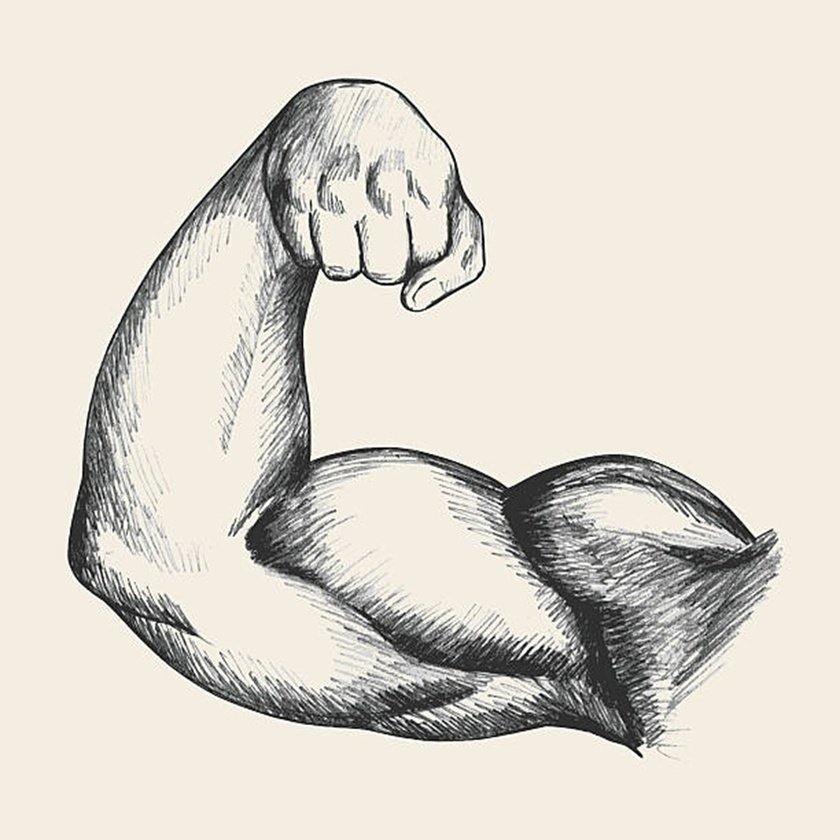
#> input picture bicep-1024.jpg, 840 x 840 px, shrunk from 1024 x 1024 before the run
$ jupyter execute Heatmap_Creation.ipynb
#> lines starting #> are read from the running program, lines starting #| are printed output that depends on the picture; after the words box and inside, x2 and y2 are one past the last pixel; in counts of white or black regions, pixels touching at a corner belong together
[cell 1]
import cv2
import numpy as np
import matplotlib.pyplot as plt

def compute_optical_flow(before, after):
    before_gray = cv2.cvtColor(before, cv2.COLOR_BGR2GRAY)
    after_gray = cv2.cvtColor(after, cv2.COLOR_BGR2GRAY)
    flow = cv2.calcOpticalFlowFarneback(
        before_gray, after_gray, None,
        pyr_scale=0.5, levels=3, winsize=15,
        iterations=3, poly_n=5, poly_sigma=1.2, flags=0
    )
    return flow


def generate_grid_points(image, n_rows, n_cols):
    # Check if the image has an alpha channel
    if image.shape[2] == 4:
        alpha = image[:, :, 3]
        _, mask = cv2.threshold(alpha, 127, 255, cv2.THRESH_BINARY)
    else:
        # Assuming a white background: threshold the grayscale image
        gray = cv2.cvtColor(image, cv2.COLOR_BGR2GRAY)
        # Invert threshold if the arm is darker than the background
        _, mask = cv2.threshold(gray, 250, 255, cv2.THRESH_BINARY_INV)

    contours, _ = cv2.findContours(mask, cv2.RETR_EXTERNAL, cv2.CHAIN_APPROX_SIMPLE)
    x, y, w, h = cv2.boundingRect(contours[0])
    xx = np.linspace(x, x + w, n_cols + 1)
    yy = np.linspace(y, y + h, n_rows + 1)
    grid_x, grid_y = np.meshgrid(xx, yy)
    grid_points = np.stack([grid_x, grid_y], axis=-1)
    return grid_points

def interpolate_flow(flow, points):
    interpolated = []
    for (x, y) in points:
        x_floor, y_floor = int(np.floor(x)), int(np.floor(y))
        dx, dy = x - x_floor, y - y_floor
        if x_floor < 0 or y_floor < 0 or x_floor >= flow.shape[1]-1 or y_floor >= flow.shape[0]-1:
            interpolated.append((0.0, 0.0))
            continue
        # Bilinear interpolation for flow
        u_tl = flow[y_floor, x_floor, 0]
        u_tr = flow[y_floor, x_floor+1, 0]
        u_bl = flow[y_floor+1, x_floor, 0]
        u_br = flow[y_floor+1, x_floor+1, 0]
        u_top = (1 - dx) * u_tl + dx * u_tr
        u_bottom = (1 - dx) * u_bl + dx * u_br
        u = (1 - dy) * u_top + dy * u_bottom

        v_tl = flow[y_floor, x_floor, 1]
        v_tr = flow[y_floor, x_floor+1, 1]
        v_bl = flow[y_floor+1, x_floor, 1]
        v_br = flow[y_floor+1, x_floor+1, 1]
        v_top = (1 - dx) * v_tl + dx * v_tr
        v_bottom = (1 - dx) * v_bl + dx * v_br
        v = (1 - dy) * v_top + dy * v_bottom

        interpolated.append((u, v))
    return np.array(interpolated)

def compute_jacobians(grid_points, displaced_points, n_rows, n_cols):
    jacobian_matrix = np.zeros((n_rows, n_cols))
    for i in range(n_rows):
        for j in range(n_cols):
            A = grid_points[i, j]
            B = grid_points[i, j+1]
            C = grid_points[i+1, j+1]
            D = grid_points[i+1, j]

            A_disp = displaced_points[i, j]
            B_disp = displaced_points[i, j+1]
            C_disp = displaced_points[i+1, j+1]
            D_disp = displaced_points[i+1, j]

            X = np.array([A, B, C, D])
            U = np.array([A_disp[0]-A[0], B_disp[0]-B[0], C_disp[0]-C[0], D_disp[0]-D[0]])
            V = np.array([A_disp[1]-A[1], B_disp[1]-B[1], C_disp[1]-C[1], D_disp[1]-D[1]])

            # Solve for displacement gradients
            A_mat = np.hstack([X[:, :2], np.ones((4, 1))])
            coeffs_u, _, _, _ = np.linalg.lstsq(A_mat, U, rcond=None)
            a, b, _ = coeffs_u
            coeffs_v, _, _, _ = np.linalg.lstsq(A_mat, V, rcond=None)
            d, e, _ = coeffs_v

            F = np.array([[1 + a, b], [d, 1 + e]])
            jacobian_matrix[i, j] = np.linalg.det(F)
    return jacobian_matrix

# Parameters
n_rows, n_cols = 500, 500

# Load images
before = cv2.imread(r"bicep-1024.jpg", cv2.IMREAD_UNCHANGED)
#> before is the input picture: shape (840, 840, 3); mean B, G, R 205.4, 215.1, 219.5
after = cv2.imread(r"bicep-distort-1024.jpg", cv2.IMREAD_UNCHANGED)
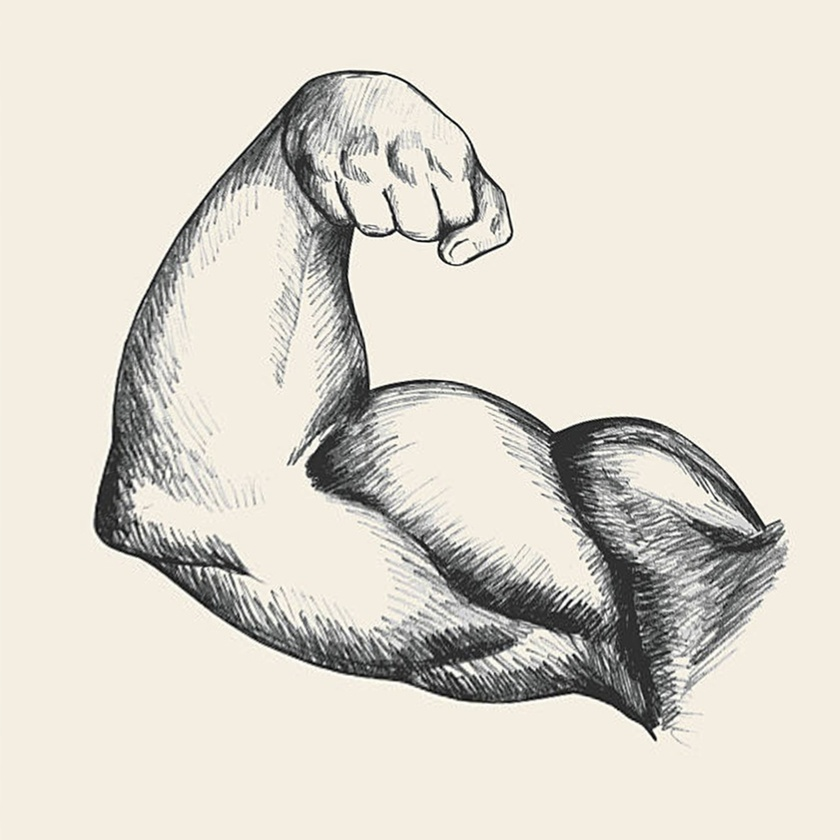
#> input picture bicep-distort-1024.jpg, 840 x 840 px, shrunk from 1024 x 1024 before the run
#> after is the input picture: shape (840, 840, 3); mean B, G, R 205.8, 215.5, 220.1

# Compute optical flow
flow = compute_optical_flow(before[:, :, :3], after[:, :, :3])

# Generate grid on before image
grid_points = generate_grid_points(before, n_rows, n_cols)
#> in generate_grid_points, `_, mask = cv2.threshold(gray, 250, 255, cv2.THRESH_BINARY_INV)`:
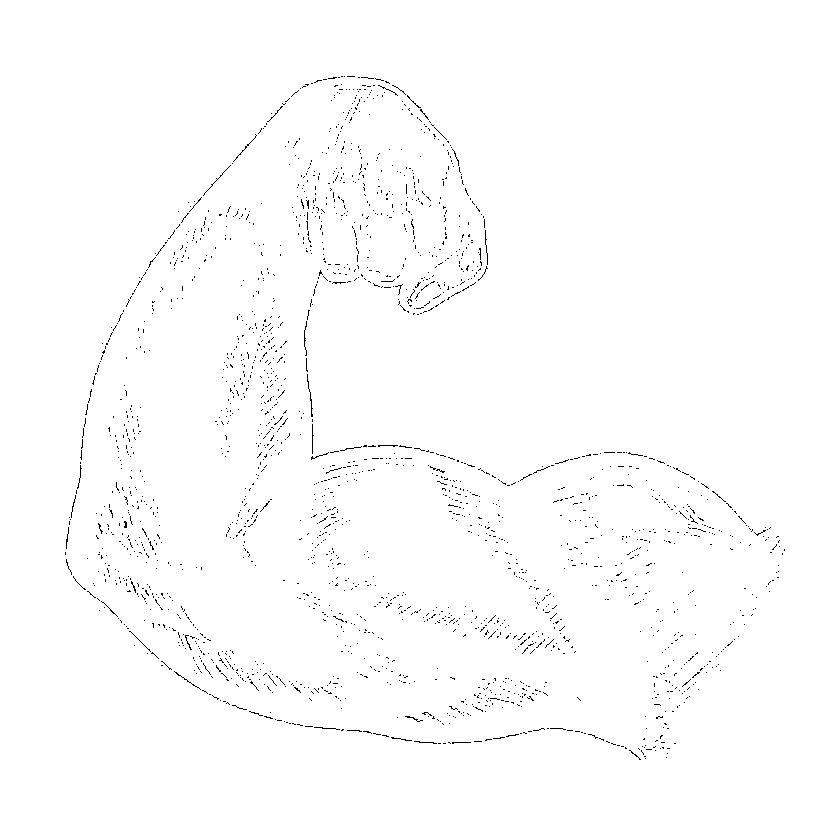
#> mask: shape (840, 840); 99.1% white; black in thin lines or dots, all inside (x1, y1, x2, y2) = (65, 76, 785, 760)
#> in generate_grid_points, `contours, _ = cv2.findContours(mask, cv2.RETR_EXTERNAL, cv2.CHAIN_APPR..`: contours = [[[0, 0], [0, 839], [839, 839], [839, 0]]]
#> in generate_grid_points, `x, y, w, h = cv2.boundingRect(contours[0])`: x = 0; w = 840

# Calculate displaced grid points
points_flat = grid_points.reshape(-1, 2)
#> points_flat = 251001 pairs, first value 0 to 840, second value 0 to 840
flow_flat = interpolate_flow(flow, points_flat)
#> the loop in interpolate_flow, `for (x, y) in points:` made 251001 passes
#> (x, x_floor, dx) on passes 1 to 3: (0, 0, 0), (1.68, 1, 0.68), (3.36, 3, 0.36)
displaced_flat = points_flat + flow_flat
displaced_points = displaced_flat.reshape(grid_points.shape)

# Compute Jacobian matrix
jacobian = compute_jacobians(grid_points, displaced_points, n_rows, n_cols)

# Save results
np.save('jacobian_determinants.npy', jacobian)

# Visualization
plt.imshow(jacobian, cmap='coolwarm', vmin=0.0, vmax=1.5)
plt.colorbar()
plt.title('Jacobian Determinant (Expansion/Contraction)')
plt.show()
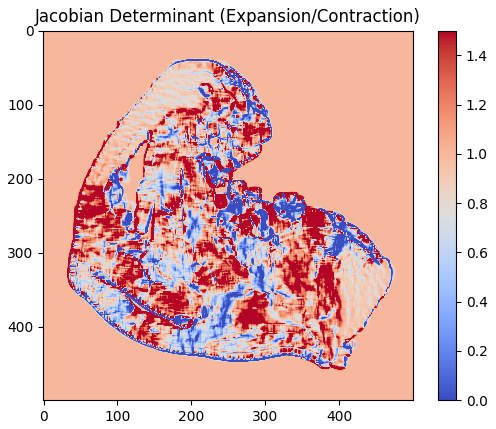
#> figure drawn by matplotlib, 2 panels
